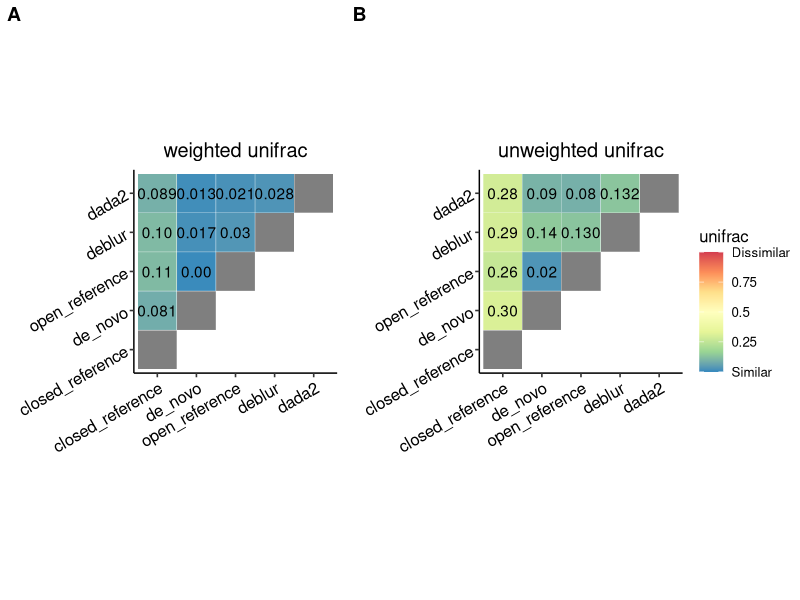

Reproduce this figure in R.
#!/usr/bin/env Rscript

library(dplyr)
library(ggplot2)
library(ggpubr)

methods <- c("closed_reference", "de_novo", "open_reference", "deblur", "dada2")

tidy_up_data <- function(unifrac_data) {
    unifrac_data$method1 <- factor(unifrac_data$method1, levels=methods)
    unifrac_data$method2 <- factor(unifrac_data$method2, levels=methods)
    tidy_data <- unifrac_data %>%
        group_by(method1, method2) %>%
        select_at(c("method1", "method2", "unifrac")) %>%
        summarize_all(.funs=mean) %>%
        rowwise() %>%
        mutate(pair=sort(c(method1, method2)) %>% paste(collapse=",")) %>%
        group_by(pair) %>%
        distinct(pair, .keep_all=TRUE)
}

plot_heatmap <- function(data, title) {
    ggplot(data=data, aes(x=method1, y=method2, fill=unifrac)) +
        geom_tile(color="white") +
        geom_text(aes(label=abbreviate(unifrac))) +
        scale_fill_distiller(
            palette="Spectral",
            limits=c(0, 1),
            breaks=c(0, 0.25, 0.5, 0.75, 1),
            labels=c("Similar", 0.25, 0.5, 0.75, "Dissimilar")
        ) +
        ggtitle(title) +
        theme_pubr() +
        theme(
            plot.title=element_text(hjust=0.5),
            axis.title=element_blank(),
            axis.text.x=element_text(angle=30, hjust=1),
            axis.text.y=element_text(angle=30)
        ) +
        coord_fixed()
}

unweighted <- read.csv("fmt_unweighted_unifrac.csv", sep=",", header=TRUE)
unweighted_tidy <- tidy_up_data(unweighted)
weighted <- read.csv("fmt_weighted_unifrac.csv", sep=",", header=TRUE)
weighted_tidy <- tidy_up_data(weighted)

weighted_plot <- plot_heatmap(weighted_tidy, "weighted unifrac")
unweighted_plot <- plot_heatmap(unweighted_tidy, "unweighted unifrac")

ggarrange(weighted_plot, unweighted_plot, nrow=1, ncol=2, labels=c("A", "B"), common.legend=TRUE, legend="right")
